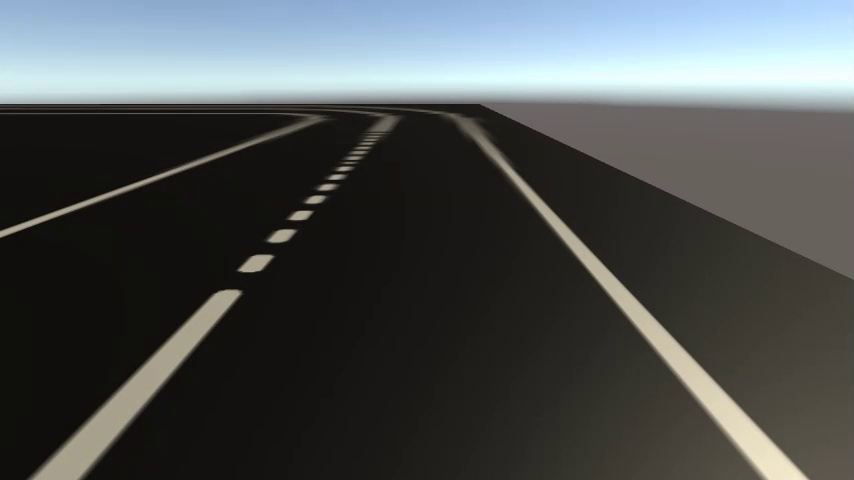
#> input picture peripeteya/BFMC_Peripeteya/src/modules/perception/lane_detection/test_images/init_tensor_master.jpg, 854 x 480 px; its folder holds only this picture in this run
$ python -i image_processing.py   (imports and definitions only)   (older library calls are emulated)
#> lines starting #> are read from the running program, lines starting #| are printed output that depends on the picture; after the words box and inside, x2 and y2 are one past the last pixel; in counts of white or black regions, pixels touching at a corner belong together
#> further down, picture is the input picture: shape (480, 854, 3); mean B, G, R 81.9, 81.7, 77.4
import os
from copy import deepcopy

import cv2
import numpy as np
import glob
from scipy.signal import find_peaks
import matplotlib.pyplot as plt
from src.modules.perception.lane_detection.video_processing.video_processing import read_video_to_frames


# [24 lines left out: functions test_image, init_tensors_image, load_test_images, not called in this run]


def grayscale(image: np.ndarray):
    """
    Transform an image to grayscale (from 3 layers RGB to one monochromatic layer 0-255 values)
    :param image: numpy.ndarray
    :return: numpy.ndarray
    """
    return cv2.cvtColor(image, cv2.COLOR_BGR2GRAY)


def binary_threshold(image: np.ndarray, threshold=90):
    """
    Filter an image to have only 2 possible values in the matrix 0 (black) or 255 (white)
    :param threshold: int
    :param image: np.ndarray
    :return: np.ndarray (threshold image result)
    """
#> called with threshold = 90
    return cv2.threshold(image, threshold, 255, type=cv2.THRESH_BINARY)[1]
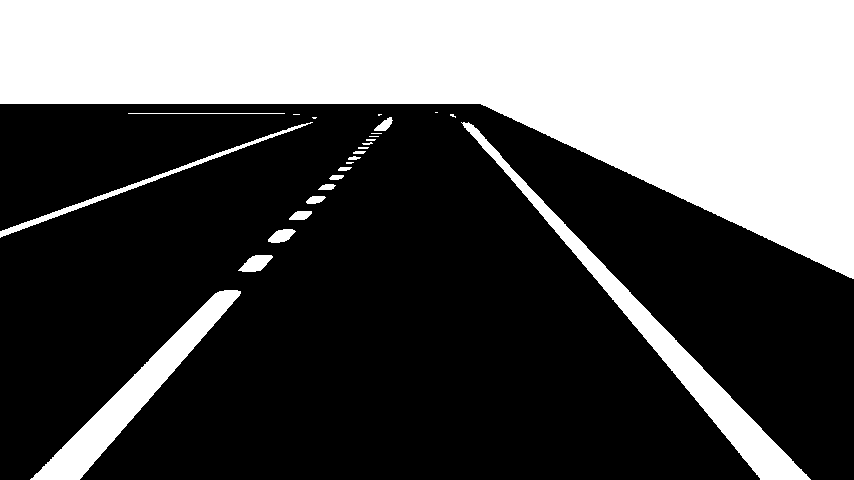
#> returned value: shape (480, 854); 34.5% white; 26 white regions (9 under 20 px), largest, box (x1, y1, x2, y2) and area: (0, 0, 854, 279) 121618, (461, 122, 811, 480) 9412, (30, 290, 241, 480) 7142


def mean_threshold_adaptive(image: np.ndarray):
    return cv2.adaptiveThreshold(image, 255, cv2.ADAPTIVE_THRESH_MEAN_C, cv2.THRESH_BINARY, 11, 2)


def gaussian_threshold_adaptive(image: np.ndarray):
    return cv2.adaptiveThreshold(image, 255, cv2.ADAPTIVE_THRESH_MEAN_C, cv2.THRESH_BINARY, 11, 2)


def image_blur(image: np.ndarray, blur_size = (3, 3)):
    """
    Blur an image
    :param image: np.ndarray
    :return: np.ndarray (blurred image)
    """
#> called with blur_size = (3, 3)
    return cv2.blur(image, blur_size)


def canny_edge_detection(image: np.ndarray):
    """
    Apply canny edge detection to an image
    :param image: np.ndarray
    :return: np.ndarray (Edges detected by canny function from cv2)
    """
    return cv2.Canny(image, 180, 180, 100, 3)
#> returned value: shape (480, 854); 1.3% white in thin lines or dots, all inside (x1, y1, x2, y2) = (0, 103, 853, 480)
    pass


def perspective_transform(image, *offsets):
    """
    Warp the perspective of an image given the rectangle points (destination size is same as image.shape)
    :param image: np.ndarray
    :return: warped image
    """
    pos1 = offsets[0]
    pos2 = offsets[1]
    pos3 = offsets[2]
    pos4 = offsets[3]
    height = image.shape[0]
#> height = 480
    width = image.shape[1]
#> width = 854
    source_rect = np.float32([pos1,
                              [width + pos2[0], pos2[1]],
                              [pos3[0], height + pos3[1]],
                              [width + pos4[0], height + pos4[1]]
                              ])
    dest_rect = np.float32([[100, 0], [width - 100, 0], [100, height], [width - 100, height]])
    perspective_matrix = cv2.getPerspectiveTransform(source_rect, dest_rect)
    return cv2.warpPerspective(image, perspective_matrix, dsize=(width, height))
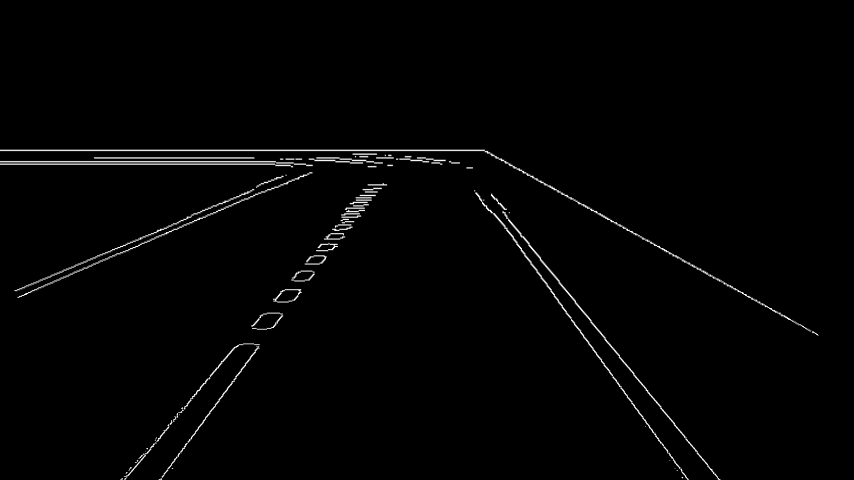
#> returned value: shape (480, 854); min 0, max 255, mean 3.3


# [33 lines left out: functions fill_image, skeleton, proper_size, not called in this run]


def generate_images(img, padding=170):
    results = {}
    # images results
    img_grayscale = grayscale(img)
    img_threshold = binary_threshold(img_grayscale)
    img_blur = image_blur(img_threshold * 3)
    img_canny = canny_edge_detection(img)
    warped = perspective_transform(img_canny, *[[padding, 0], [-padding, 0], [0, 0], [0, 0]])
    warped = binary_threshold(warped)
#> call 2 of binary_threshold, with threshold = 90
#> in binary_threshold (call 2), `return cv2.threshold(image, threshold, 255, type=cv2.THRESH_BINARY)[1]`:
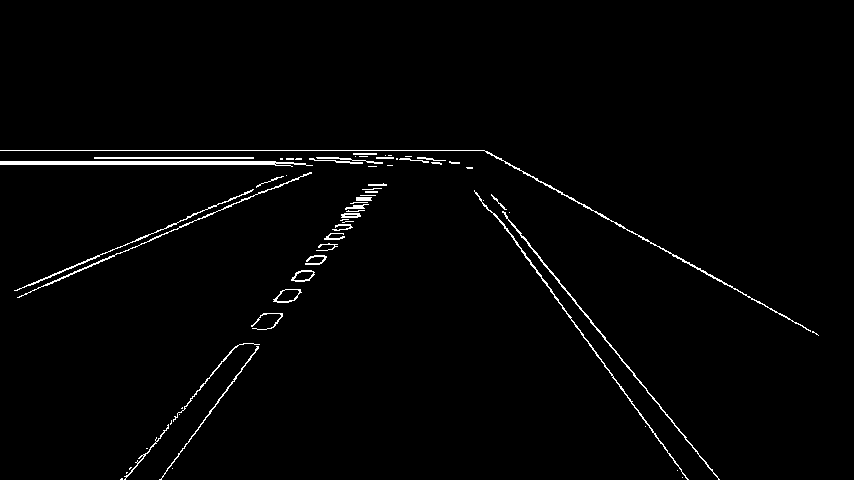
#> returned value: shape (480, 854); 1.7% white in thin lines or dots, all inside (x1, y1, x2, y2) = (0, 150, 819, 480)
    warped_thresh = perspective_transform(img_threshold, *[[padding, 0], [-padding, 0], [0, 0], [0, 0]])
#> in perspective_transform (call 2), `return cv2.warpPerspective(image, perspective_matrix, dsize=(width, he..`:
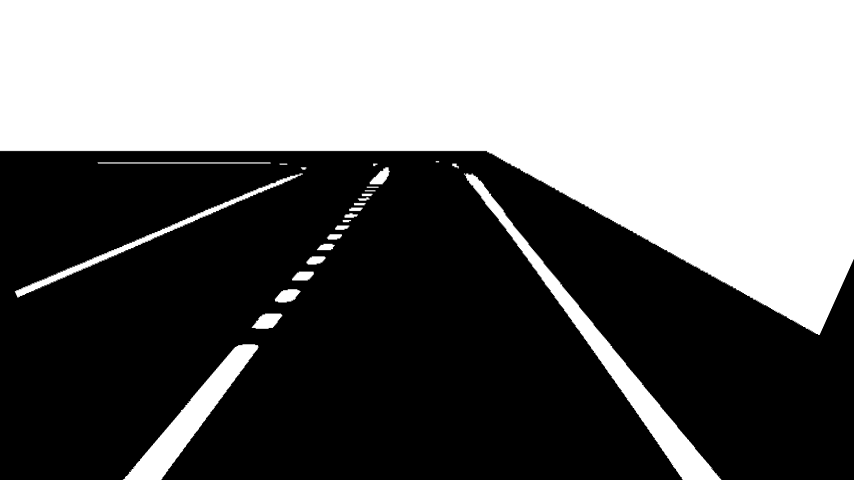
#> returned value: shape (480, 854); min 0, max 255, mean 111.1
    warped_canny = perspective_transform(img_canny, *[[padding, 0], [-padding, 0], [0, 0], [0, 0]])
    multi_thresh = multi_threshold(img_grayscale)
    # store in dictionary
    results["grayscale"] = img_grayscale
    # results["threshold"] = img_threshold * 3
    # results["blurred"] = img_blur
    results["canny"] = img_canny
    # results["warped"] = warped
    results["warped_thresh"] = warped_thresh
    results["warped_canny"] = warped_canny
    results["global_thresh"] = multi_thresh["global"]
    results["otsu_tresh"] = multi_thresh["otsu"]
    results["otsu_gaussian"] = multi_thresh["gaussian_otsu"]

    return results


# [5 lines left out: function annotate_results, not called in this run]


def annotate_image(image: np.ndarray, text: str, offset: tuple, color=(255, 255, 255)):
    cv2.putText(image, text, offset, cv2.FONT_HERSHEY_COMPLEX, 0.5, color)


# [6 lines left out: function display_images, not called in this run]


def hough_lines(image: np.ndarray):
    return cv2.HoughLinesP(image, 1, np.pi / 180, 50, None, 50, 10)


# [27 lines left out: functions white_points_histogram, accumulation_points_list, not called in this run]

def max_points(list):
    return find_peaks(list)[0]
    pass


def multi_threshold(image: np.ndarray):
    # global thresholding
    ret1, th1 = cv2.threshold(image, 127, 255, cv2.THRESH_BINARY)
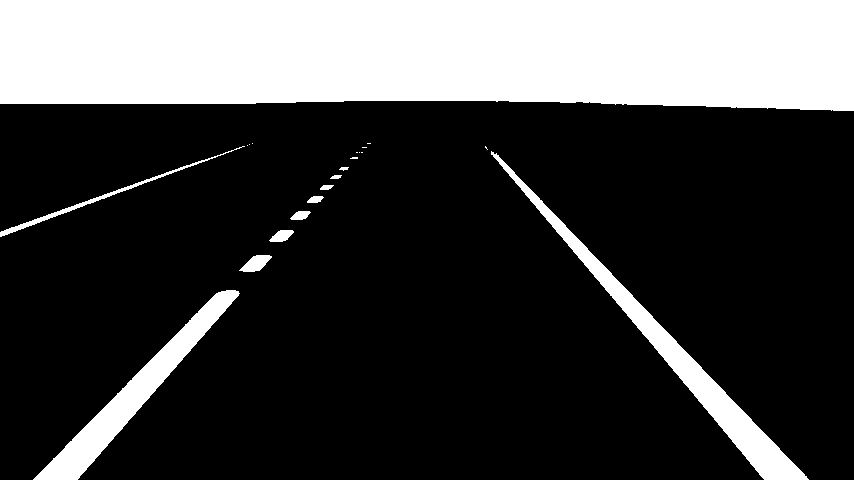
#> th1: shape (480, 854); 25.7% white; 21 white regions (10 under 20 px), largest, box (x1, y1, x2, y2) and area: (0, 0, 854, 111) 88882, (491, 151, 809, 480) 8118, (33, 290, 240, 480) 6511
    # Otsu's thresholding
    ret2, th2 = cv2.threshold(image, 0, 255, cv2.THRESH_BINARY + cv2.THRESH_OTSU)
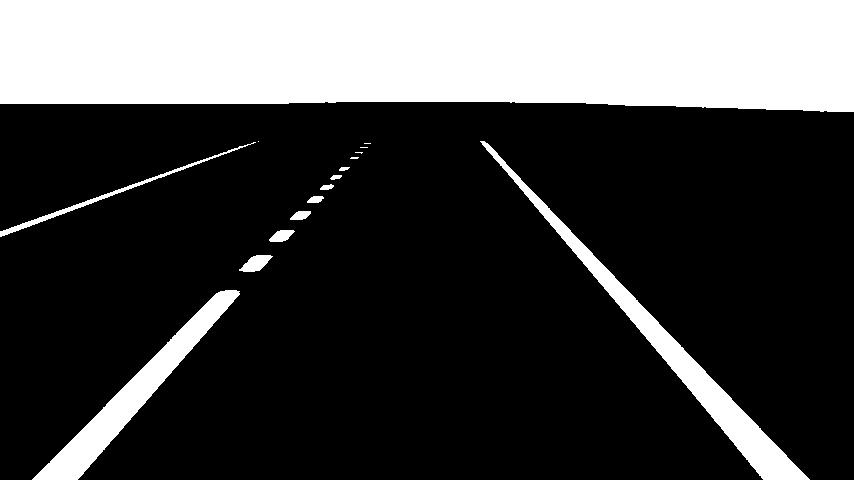
#> th2: shape (480, 854); 26% white; 16 white regions (5 under 20 px), largest, box (x1, y1, x2, y2) and area: (0, 0, 854, 112) 89428, (480, 141, 810, 480) 8393, (32, 290, 240, 480) 6642
#> ret2 = 119
    # Otsu's thresholding after Gaussian filtering
    blur = cv2.GaussianBlur(image, (5, 5), 0)
    ret3, th3 = cv2.threshold(blur, 0, 255, cv2.THRESH_BINARY + cv2.THRESH_OTSU)
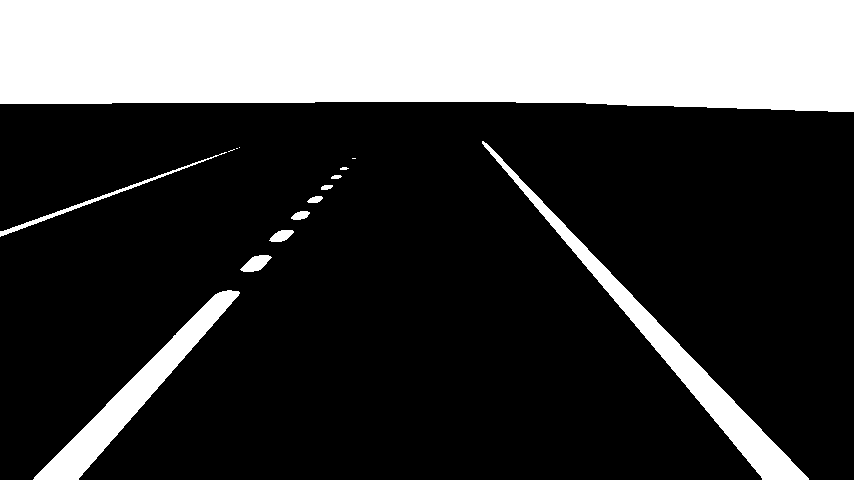
#> th3: shape (480, 854); 25.8% white; 15 white regions (4 under 20 px), largest, box (x1, y1, x2, y2) and area: (0, 0, 854, 112) 89227, (482, 141, 809, 480) 8364, (33, 290, 240, 480) 6613
#> ret3 = 119
    return {
        "global": th1,
        "otsu": th2,
        "gaussian_otsu": th3
    }


# [28 lines left out: functions lane_start_points, split_horizontally, blur_thresh, not called in this run]


# [32 lines of commented-out code are left out]

>>> import cv2
>>> picture = cv2.imread('init_tensor_master.jpg')
>>> result = generate_images(picture)
#> in generate_images, `multi_thresh = multi_threshold(img_grayscale)`: multi_thresh = 3 items
#> result = 7 items

$ run again, on peripeteya/BFMC_Peripeteya/src/modules/perception/lane_detection/test_images/test.jpg
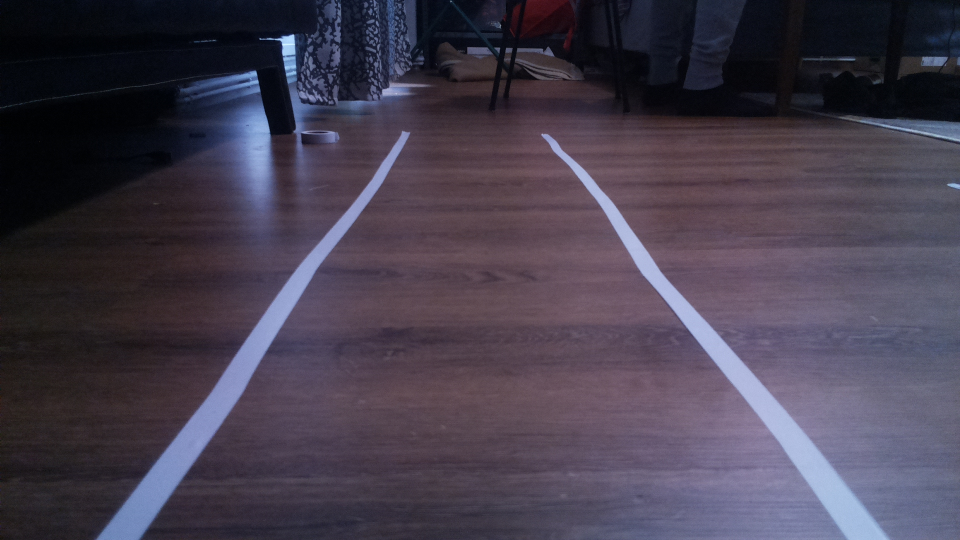
#> input picture peripeteya/BFMC_Peripeteya/src/modules/perception/lane_detection/test_images/test.jpg, 1920 x 1080 px (shown at 1/2 size)
#> picture is the input picture: shape (1080, 1920, 3); mean B, G, R 77.9, 62.5, 69.5
#> in binary_threshold, `return cv2.threshold(image, threshold, 255, type=cv2.THRESH_BINARY)[1]`:
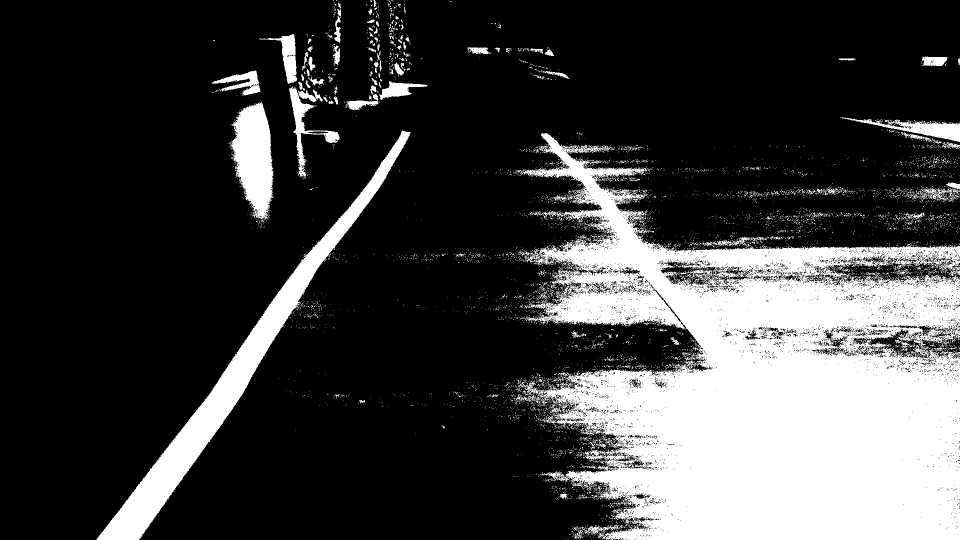
#> returned value: shape (1080, 1920) (shown at 1/2 size); 24.4% white; 5658 white regions (5487 under 20 px), largest, box (x1, y1, x2, y2) and area: (1031, 265, 1920, 1080) 408385, (193, 261, 821, 1080) 45066, (460, 203, 548, 441) 13413
#> th1: shape (1080, 1920); 6% white; 1520 white regions (1485 under 20 px), largest, box (x1, y1, x2, y2) and area: (1083, 267, 1786, 1080) 67130, (198, 262, 820, 1080) 40716, (484, 218, 540, 389) 6498
#> th2: shape (1080, 1920); 57.6% white; 3085 black regions (3014 under 20 px), largest, box (x1, y1, x2, y2) and area: (0, 0, 788, 1080) 503994, (784, 0, 1920, 289) 272254, (281, 850, 1049, 1080) 79926
#> ret2 = 61
#> in multi_threshold, `ret3, th3 = cv2.threshold(blur, 0, 255, cv2.THRESH_BINARY + cv2.THRESH..`:
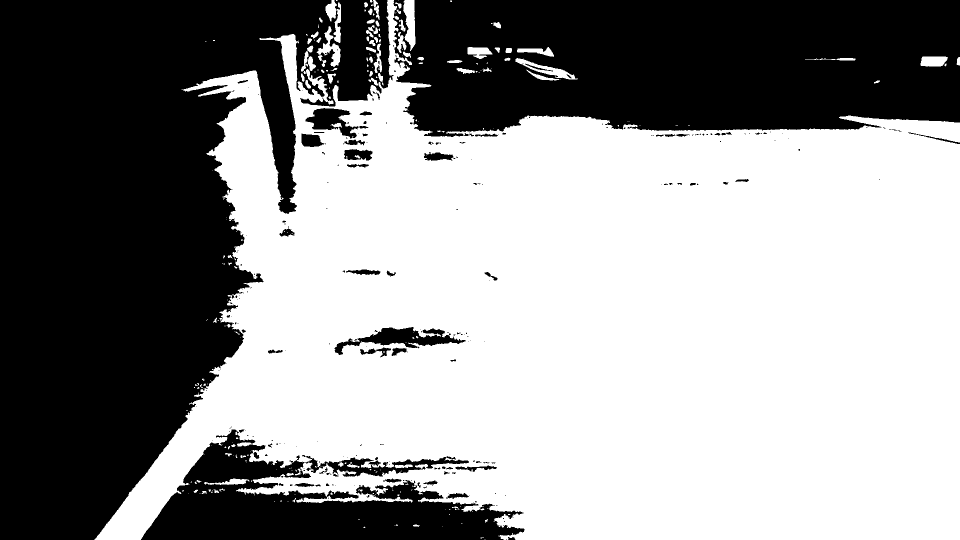
#> th3: shape (1080, 1920) (shown at 1/2 size); 57.7% white; 239 black regions (169 under 20 px), largest, box (x1, y1, x2, y2) and area: (0, 0, 787, 1080) 505211, (786, 0, 1920, 274) 272697, (282, 859, 1049, 1080) 81469
#> multi_thresh = 3 items
#> result = 7 items

$ run again, on peripeteya/BFMC_Peripeteya/src/modules/perception/lane_detection/test_images/test19.png
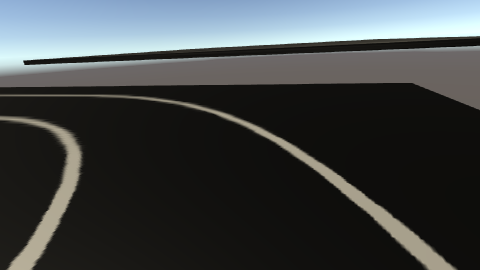
#> input picture peripeteya/BFMC_Peripeteya/src/modules/perception/lane_detection/test_images/test19.png, 480 x 270 px
#> picture is the input picture: shape (270, 480, 3); mean B, G, R 69.9, 68.7, 64.7
#> in multi_threshold, `ret1, th1 = cv2.threshold(image, 127, 255, cv2.THRESH_BINARY)`:
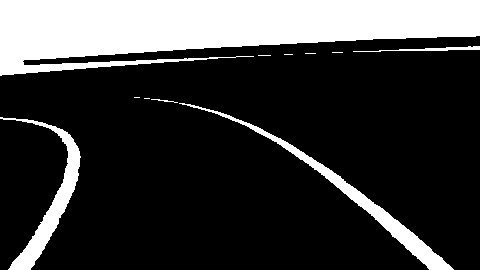
#> th1: shape (270, 480); 22.9% white; 11 white regions (6 under 20 px), largest, box (x1, y1, x2, y2) and area: (0, 0, 480, 76) 24058, (179, 103, 454, 270) 2812, (0, 117, 81, 270) 2440, (353, 46, 480, 52) 277, (151, 99, 178, 103) 33
#> ret2 = 90
#> in multi_threshold, `ret3, th3 = cv2.threshold(blur, 0, 255, cv2.THRESH_BINARY + cv2.THRESH..`:
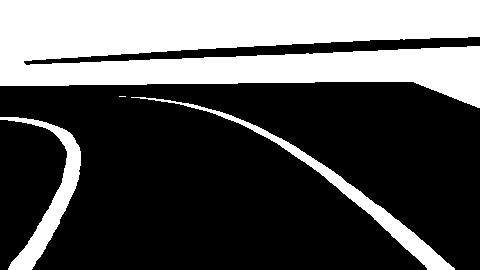
#> th3: shape (270, 480); 33.5% white; 4 white regions (1 under 20 px), largest, box (x1, y1, x2, y2) and area: (0, 0, 480, 108) 37317, (131, 97, 455, 270) 3273, (0, 117, 81, 270) 2855
#> multi_thresh = 3 items
#> result = 7 items

$ run again, on peripeteya/BFMC_Peripeteya/src/modules/perception/lane_detection/test_images/test20.png
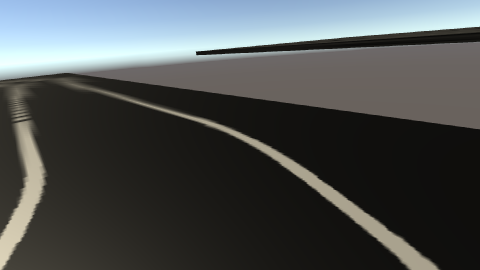
#> input picture peripeteya/BFMC_Peripeteya/src/modules/perception/lane_detection/test_images/test20.png, 480 x 270 px
#> picture is the input picture: shape (270, 480, 3); mean B, G, R 81.3, 80.8, 76.9
#> th1: shape (270, 480); 23.8% white; 12 white regions (9 under 20 px), largest, box (x1, y1, x2, y2) and area: (0, 0, 480, 80) 25394, (133, 101, 438, 270) 2923, (0, 121, 44, 270) 2414
#> th2: shape (270, 480); 24.1% white; 21 white regions (18 under 20 px), largest, box (x1, y1, x2, y2) and area: (0, 0, 480, 80) 25571, (122, 97, 438, 270) 3039, (0, 121, 45, 270) 2484
#> ret2 = 119
#> in multi_threshold, `ret3, th3 = cv2.threshold(blur, 0, 255, cv2.THRESH_BINARY + cv2.THRESH..`:
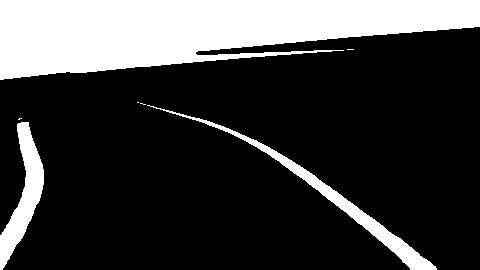
#> th3: shape (270, 480); 23.8% white; 7 white regions (4 under 20 px), largest, box (x1, y1, x2, y2) and area: (0, 0, 480, 80) 25506, (147, 105, 437, 270) 2836, (0, 122, 44, 270) 2482
#> multi_thresh = 3 items
#> result = 7 items
